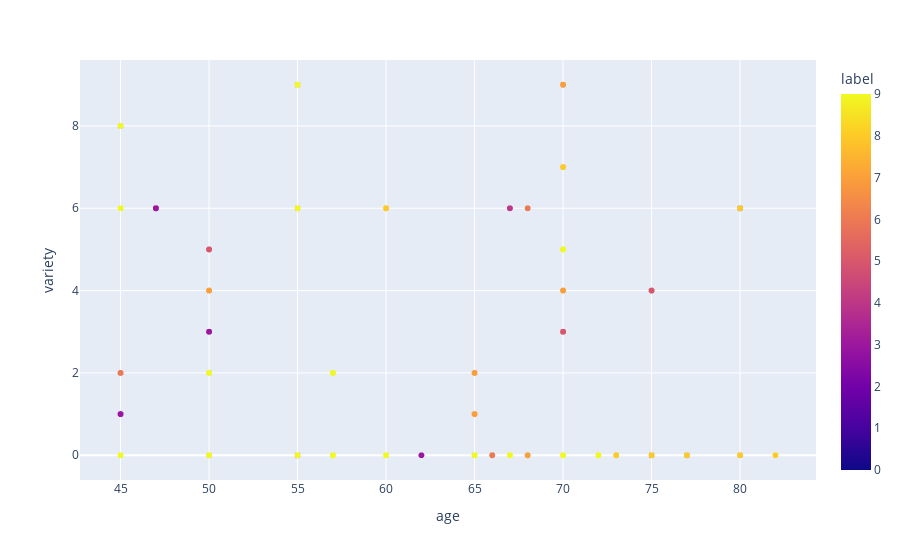

Notebook source saved alongside this figure:
### Code cell
import plotly.express as px
fig = px.scatter(data, x="age", y= "variety",color = "label")
fig.show()

### Figure 1 — Plotly figure (JSON) as saved in the notebook; plotly's stock layout.template omitted (floating-point values rounded to 4 significant figures; data arrays with more than 128 entries replaced by an {"elided": "..."} marker saying what was removed)
{"data": [{"hovertemplate": "age=%{x}<br>variety=%{y}<br>label=%{marker.color}<extra></extra>", "legendgroup": "", "marker": {"color": {"elided": "10407 int values"}, "coloraxis": "coloraxis", "symbol": "circle"}, "mode": "markers", "name": "", "showlegend": false, "type": "scattergl", "x": {"elided": "10407 int values"}, "xaxis": "x", "y": {"elided": "10407 int values"}, "yaxis": "y"}], "layout": {"coloraxis": {"colorbar": {"title": {"text": "label"}}, "colorscale": [[0, "#0d0887"], [0.1111, "#46039f"], [0.2222, "#7201a8"], [0.3333, "#9c179e"], [0.4444, "#bd3786"], [0.5556, "#d8576b"], [0.6667, "#ed7953"], [0.7778, "#fb9f3a"], [0.8889, "#fdca26"], [1, "#f0f921"]]}, "legend": {"tracegroupgap": 0}, "margin": {"t": 60}, "xaxis": {"anchor": "y", "domain": [0, 1], "title": {"text": "age"}}, "yaxis": {"anchor": "x", "domain": [0, 1], "title": {"text": "variety"}}}}
